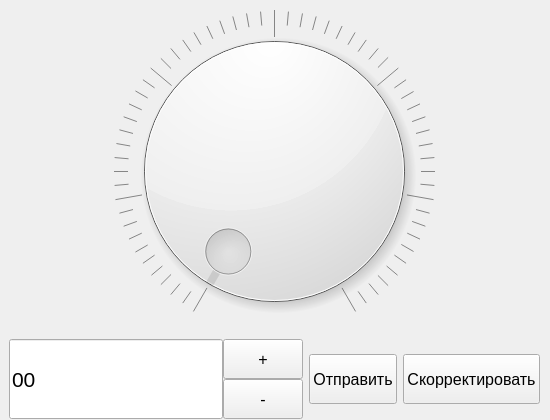
<?xml version="1.0" encoding="UTF-8"?>
<ui version="4.0">
 <class>Gas</class>
 <widget class="QWidget" name="Gas">
  <property name="geometry">
   <rect>
    <x>0</x>
    <y>0</y>
    <width>550</width>
    <height>420</height>
   </rect>
  </property>
  <property name="windowTitle">
   <string>Расход газа</string>
  </property>
  <widget class="QWidget" name="gridLayoutWidget">
   <property name="geometry">
    <rect>
     <x>9</x>
     <y>10</y>
     <width>531</width>
     <height>409</height>
    </rect>
   </property>
   <layout class="QGridLayout" name="gridLayout">
    <item row="1" column="0">
     <layout class="QHBoxLayout" name="horizontalLayout_5">
      <item>
       <layout class="QGridLayout" name="gridLayout_3">
        <property name="spacing">
         <number>0</number>
        </property>
        <item row="1" column="1">
         <widget class="QPushButton" name="minusGas">
          <property name="minimumSize">
           <size>
            <width>0</width>
            <height>40</height>
           </size>
          </property>
          <property name="font">
           <font>
            <pointsize>12</pointsize>
           </font>
          </property>
          <property name="cursor">
           <cursorShape>PointingHandCursor</cursorShape>
          </property>
          <property name="text">
           <string>-</string>
          </property>
         </widget>
        </item>
        <item row="0" column="1">
         <widget class="QPushButton" name="plusGas">
          <property name="minimumSize">
           <size>
            <width>0</width>
            <height>40</height>
           </size>
          </property>
          <property name="font">
           <font>
            <pointsize>12</pointsize>
           </font>
          </property>
          <property name="cursor">
           <cursorShape>PointingHandCursor</cursorShape>
          </property>
          <property name="autoFillBackground">
           <bool>false</bool>
          </property>
          <property name="text">
           <string>+</string>
          </property>
         </widget>
        </item>
        <item row="0" column="0" rowspan="2">
         <widget class="QLineEdit" name="valueGas">
          <property name="minimumSize">
           <size>
            <width>0</width>
            <height>80</height>
           </size>
          </property>
          <property name="font">
           <font>
            <pointsize>16</pointsize>
           </font>
          </property>
          <property name="inputMethodHints">
           <set>Qt::ImhPreferNumbers</set>
          </property>
          <property name="inputMask">
           <string>00</string>
          </property>
          <property name="text">
           <string>00</string>
          </property>
         </widget>
        </item>
       </layout>
      </item>
      <item>
       <widget class="QPushButton" name="SendGas">
        <property name="minimumSize">
         <size>
          <width>0</width>
          <height>50</height>
         </size>
        </property>
        <property name="font">
         <font>
          <pointsize>12</pointsize>
         </font>
        </property>
        <property name="text">
         <string>Отправить</string>
        </property>
       </widget>
      </item>
      <item>
       <widget class="QPushButton" name="CorrectGas">
        <property name="minimumSize">
         <size>
          <width>0</width>
          <height>50</height>
         </size>
        </property>
        <property name="font">
         <font>
          <pointsize>12</pointsize>
         </font>
        </property>
        <property name="cursor">
         <cursorShape>PointingHandCursor</cursorShape>
        </property>
        <property name="text">
         <string>Скорректировать</string>
        </property>
       </widget>
      </item>
     </layout>
    </item>
    <item row="0" column="0">
     <widget class="QDial" name="dialGas">
      <property name="minimumSize">
       <size>
        <width>0</width>
        <height>300</height>
       </size>
      </property>
      <property name="cursor">
       <cursorShape>PointingHandCursor</cursorShape>
      </property>
      <property name="maximum">
       <number>60</number>
      </property>
      <property name="notchesVisible">
       <bool>true</bool>
      </property>
     </widget>
    </item>
   </layout>
  </widget>
 </widget>
 <resources/>
 <connections/>
</ui>
